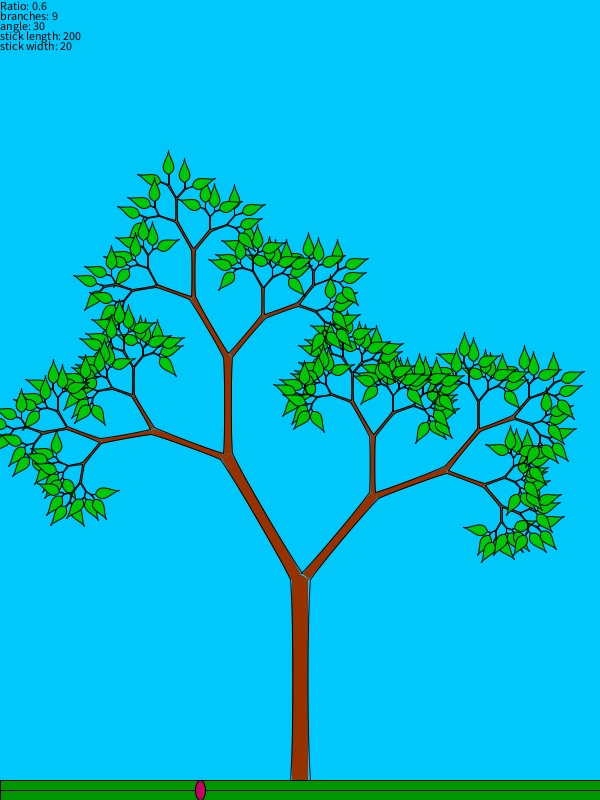
Frame 1 (no input)
Frame 60 (the mouse pressed at the canvas centre just before this capture): identical to frame 1, image omitted
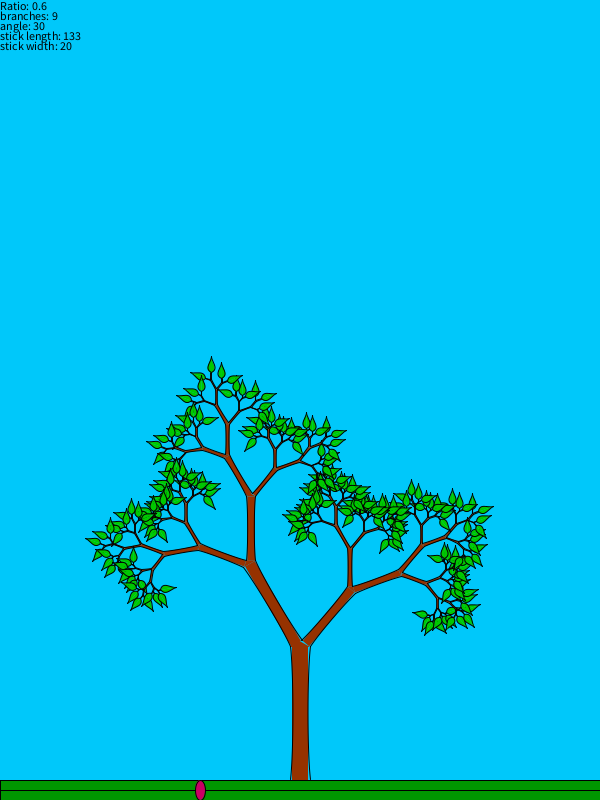
Frame 120 (the mouse held since frame 60 and released just before this capture)

The Processing sketch that drew these frames (run headless with seeded random() and noise(); from frame 60 on, the mouse is pressed at the canvas centre):

// Processing sketch: processing_173061
// ── processing_173061.pde

float PHI = .6;
float gap = 20;
int branch = 9;
int SqLength = 80;
int SqWidth = 20;
int SqRatio = SqLength / SqWidth;
int ALPH;
float LENGTH;
float WIDTH;
float X = 200;
float max = 5;
int m = 7;
int Mx = 300, My = 200;
void setup(){
  size(600,800);
  stroke(0);
  fill(0,100,250);
    /*
  translate(width/2, 100);
  fractal(11,100,15);
    */
}
   
void draw(){
  if (mousePressed){
  if (mouseY<height-gap) {
    Mx = mouseX;
    My = mouseY;
  }else{
    X=mouseX;
    PHI = .0015*(width-mouseX);
  }
  }
  
  
  SqLength = (height-My)/3;
  //SqWidth = (mouseY+100)/2;
  ALPH = (Mx)/10;
  //blue background
  background(0,200,250);
  //the info on the screen
  fill(0);
  text("Ratio: "+PHI,0,10);
  text("branches: "+branch,0,20);
  text("angle: "+ALPH,0,30);
  text("stick length: "+SqLength,0,40);
  text("stick width: "+SqWidth,0,50);
  //the scroll bar
  fill(0,150,0);
  rect(0,height-gap,width,gap);
  fill(200,0,100);
  line(0,height-gap/2,width,height-gap/2);
  ellipse(X,height-gap/2,10,20);
  
  translate(width,height);//  just
  rotate(PI);             //flipping it
  
  translate(width/2-SqWidth/2, gap); // centered
  fractal(branch,SqWidth,SqLength,ALPH);
}
   
void fractal(int BRANCH, float LENGTH,float HEIGHT, int ALPH){
  BRANCH --;
  float RATIO = HEIGHT / LENGTH;
  colorMode(HSB);
  fill(100/branch*(branch-BRANCH),256,256);  //colored from red to green
  colorMode(RGB);
  fill(150,50,0);
  float PH= LENGTH * PHI;
  float A = PH * tan(radians(ALPH));//the height from the head intersection to the base
  float B = LENGTH * (1-PHI); //the small part of the small triALPH
  float C = sqrt(sq(A)+sq(B));//the small square length
  float D = PH *(1/cos(radians(ALPH)));//the bigger square length
  int BET = int(degrees(atan(A/B)));
  noStroke();
  triangle(0,HEIGHT,LENGTH,HEIGHT,PH,HEIGHT+A);
  //rect(0,0,LENGTH,HEIGHT);
  rect(LENGTH/10,0,4*LENGTH/5,HEIGHT); //the one big first square
  stroke(0);
  noFill();
  bezier(0,0,LENGTH/3*sin(radians(ALPH)),HEIGHT/5,LENGTH/3*sin(radians(ALPH)),4*HEIGHT/5,0,HEIGHT);
  bezier(LENGTH,0,LENGTH-LENGTH/4*sin(radians(BET)),HEIGHT/5,LENGTH-LENGTH/4*sin(radians(BET)),4*HEIGHT/5,LENGTH,HEIGHT);
  if(BRANCH > 0){
    if(BRANCH%2 == 1){
      pushMatrix(); //the first branched square
      translate(0,HEIGHT); //located one LENGTH straight up
      rotate(radians(ALPH));
      fractal(BRANCH, D,D*RATIO, ALPH);
      popMatrix();
      
      pushMatrix(); //the second branched square
      translate(PH,HEIGHT+A); //located (PH forward)and(the square LENGTH + A upward)
      //[ellistrated at the end of the code]
      rotate(radians(-BET));//rotated with the slope created from A and B
      fractal(BRANCH, C,C*RATIO,ALPH);
      popMatrix();
    }else{
      pushMatrix();
      translate(0,HEIGHT);
      rotate(radians(BET));
      fractal(BRANCH, C,C*RATIO, ALPH);
      popMatrix();
      
      pushMatrix();
      translate(B,HEIGHT+A);
      rotate(radians(-ALPH));
      fractal(BRANCH, D,D*RATIO, ALPH);
      popMatrix();
    }
  }else if (BRANCH == 0){
    leaf(LENGTH/2,HEIGHT,(height-My)/50,0);
  }
}
void leaf(float Xleaf, float Yleaf, float leafSize, int leafColor){
  translate(Xleaf,Yleaf);
    fill(leafColor,200,0);
    bezier(0,0,leafSize,leafSize/2,0,4*leafSize/3,0,2*leafSize);
    bezier(0,0,-leafSize,leafSize/2,0,4*leafSize/3,0,2*leafSize);
}
/*PH    B
----- ----
 \)AL|BE(/
  \  |A /
  D\ | / C
    \|/

       just a small illistration for A, B, C, D
*/
